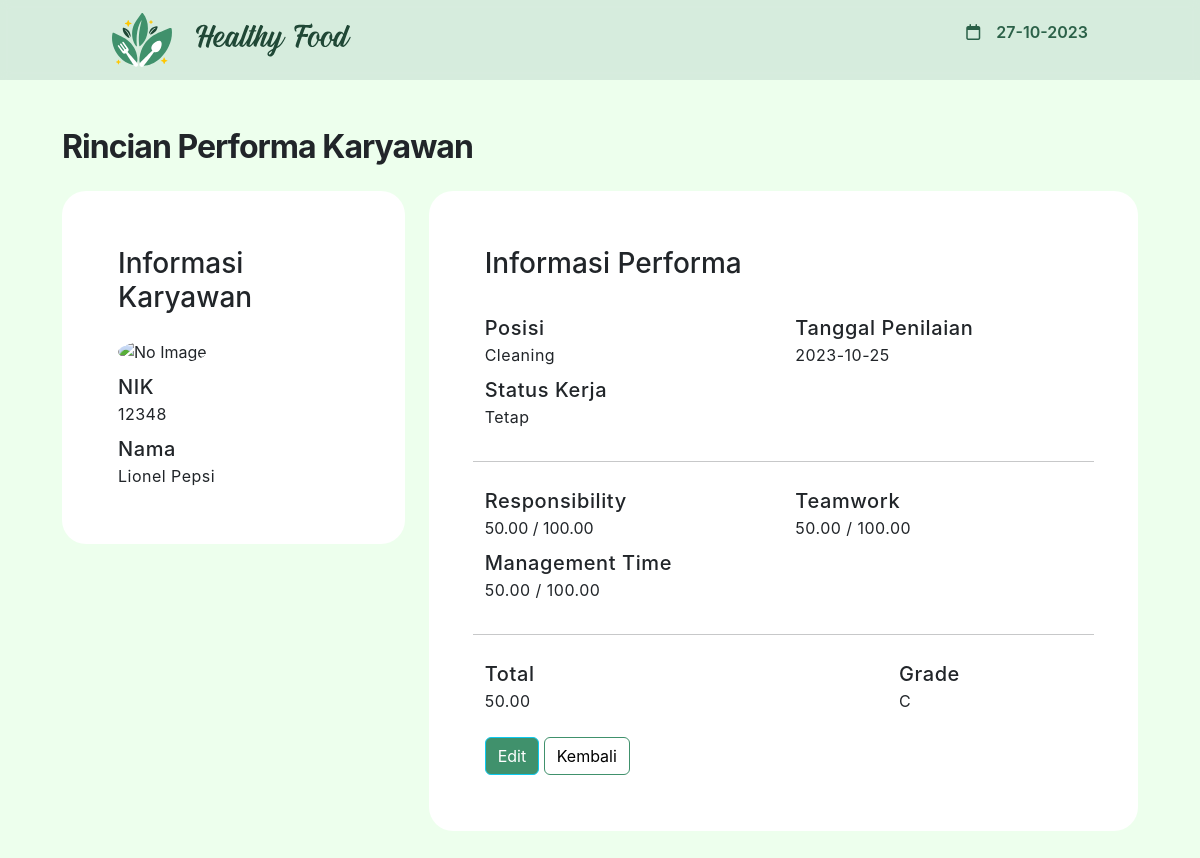
Page /view_performance.php?nik=12348 on the committed database.
### tables this page shows
CREATE TABLE `performance` (
  `nik` int(8) NOT NULL,
  `foto` varchar(200) NOT NULL,
  `nama` varchar(200) NOT NULL,
  `status_kerja` enum('Tetap','Tidak Tetap') NOT NULL,
  `position` varchar(10) NOT NULL,
  `tgl_penilaian` date NOT NULL,
  `responsibility` decimal(10,2) NOT NULL,
  `teamwork` decimal(10,2) NOT NULL,
  `management_time` decimal(10,2) NOT NULL,
  `total` decimal(10,2) NOT NULL,
  `grade` varchar(3) NOT NULL
);

### view_performance.php (the view, shortened to what this page needs)
<!DOCTYPE html>
<html lang="en">
<?php
include "sqlConnect.php";
$nik = $_GET['nik'];
$sql = "SELECT * FROM performance where nik = '$nik' LIMIT 1";
$result = mysqli_query($conn, $sql);
if ($result->num_rows > 0) {
    while ($row = $result->fetch_assoc()) {
        $nik = $row['nik'];
        $nama = $row['nama'];
        $foto = $row['foto'];
        $tglPenilaian = $row['tgl_penilaian'];
        $posisi = $row['position'];
        $statusKerja = $row['status_kerja'];
        $responsibility = $row['responsibility'];
        $teamwork = $row['teamwork'];
        $management = $row['management_time'];
        $total = $row['total'];
        $grade = $row['grade'];
    }
}
?>
<head>
    <link href="https://cdn.jsdelivr.net/npm/bootstrap@5.3.2/dist/css/bootstrap.min.css" rel="stylesheet">
    <link rel="stylesheet" href="https://cdnjs.cloudflare.com/ajax/libs/font-awesome/6.0.0/css/all.min.css">
    <link rel="stylesheet" href="style.css">
</head>
<body>
  <nav class="navbar navbar-expand-lg bg-body-tertiary sticky-top">
    <div class="container-fluid">
      <a class="navbar-brand" href="#"><img src="images/logo.svg"><img src="images/logoText.svg"></a>
      <div class="collapse navbar-collapse" id="navbarNavAltMarkup">
        <div class="navbar-nav">
          <div>
            <i class="fa-regular fa-calendar"></i>
            <p id="tgl">tanggal</p>
          </div>
        </div>
      </div>
    </div>
  </nav>
    <div class="container">
        <div class="content-body">
            <div class="content-fluid">
                <h1 class="PageTitle mt-3">Rincian Performa Karyawan</h1>
                <div class="row">
                    <div class="col-12 col-md-4 mb-3">
                        <div class="card">
                            <div class="card-body">
                                <h3 class="mb-4">Informasi Karyawan</h3>
                                <div class="col-12 form-input mt-2">
                                    <img src="databaseFoto/<?php echo ($foto) ?>" alt="No Image" id="previewFoto" class="img-fluid rounded-circle" style="width: 100px; height: 100px;">
                                </div>
                                <div class="row">
                                    <div class="col-6 col-md-12 form-input mt-2">
                                        <label class="view-title">
                                            NIK
                                        </label>
                                        <br />
                                        <label class="view-value"><?php echo ($nik) ?></label>
                                    </div>
                                    <div class="col-6 col-md-12 form-input mt-2">
                                        <label class="view-title">
                                            Nama
                                        </label>
                                        <br />
                                        <label class="view-value"><?php echo ($nama) ?></label>
                                    </div>
                                </div>
                            </div>
                        </div>
                    </div>
                    <div class="col-12 col-md-8">
                        <div class="card">
                            <div class="card-body">
                                <h3>Informasi Performa</h3>
                                <div class="row mt-4">
                                    <div class="col-6 form-input mt-2">
                                        <label class="view-title">
                                            Posisi
                                        </label>
                                        <br />
                                        <label class="view-value"><?php echo ($posisi) ?></label>
                                    </div>
                                    <div class="col-12 col-sm-6 form-input mt-2">
                                        <label class="view-title">
                                            Tanggal Penilaian
                                        </label>
                                        <br />
                                        <label class="view-value"><?php echo ($tglPenilaian) ?></label>
                                    </div>
                                    <div class="col-12 form-input mt-2">
                                        <label class="view-title">
                                            Status Kerja
                                        </label>
                                        <br />
                                        <label class="view-value"><?php echo ($statusKerja) ?></label>
                                    </div>
                                    <hr style="margin-top: 32px;">
                                    <div class="col-12 col-xxl-4 col-sm-6 form-input mt-2">
                                        <label class="view-title">
                                            Responsibility
                                        </label>
                                        <br />
                                        <label><?php echo ($responsibility) ?> / 100.00</label>
                                    </div>
                                    <div class="col-12 col-xxl-4 col-sm-6 form-input mt-2">
                                        <label class="view-title">
                                            Teamwork
                                        </label>
                                        <br />
                                        <label class="view-value"><?php echo ($teamwork) ?> / 100.00</label>
                                    </div>
                                    <div class="col-12 col-xxl-4 col-sm-6 form-input mt-2">
                                        <label class="view-title">
                                            Management Time
                                        </label>
                                        <br />
                                        <label class="view-value"><?php echo ($management) ?> / 100.00</label>
                                    </div>
                                    <hr style="margin-top: 32px;">
                                    <div class="col-8 form-input mt-2">
                                        <label class="view-title">
                                            Total
                                        </label>
                                        <br />
                                        <label class="view-value"><?php echo ($total) ?></label>
                                    </div>
                                    <div class="col-4 form-input mt-2">
                                        <label class="view-title">
                                            Grade
                                        </label>
                                        <br />
                                        <label class="view-value"><?php echo ($grade) ?></label>
                                    </div>
                                </div>
                                <div class="mt-4">
                                    <a href="edit_performance.php?nik=<?php echo ($nik) ?>" target="_self">
                                        <div class="btn btn-info" style="background-color:#40916C;max-width:250px;color:white">Edit</div>
                                    </a>
                                    <a href="performance.php" target="_self">
                                        <div class="btn btn-primary" style="background-color:white;max-width:250px;border:2;border-color:#40916C;color:black;">
                                            Kembali
                                        </div>
                                    </a>
                                </div>
                            </div>
                        </div>
                    </div>
                </div>
            </div>
        </div>
    </div>
</body>
</html>

### style.css (style rules this page uses)
body { background-color: #EDFFED; height: 2000px; font-family: 'Inter', sans-serif; }
h1 { font-weight: 600; }
a { color: #2B6148; text-decoration: none; }
.card { border-radius: 24px; border: none; padding: 40px; }

### view_performance.php (style rules this page uses)
.container { padding: 2rem; }
.PageTitle { font-family: "Inter"; font-style: normal; font-weight: 700; font-size: 32px; line-height: 120%; letter-spacing: -0.03em; margin-bottom: 25px; }
.view-title { font-family: "Inter"; font-weight: 500; font-size: 20px; letter-spacing: +0.03em; }
.view-value { font-size: 16px; line-height: 120%; letter-spacing: +0.03em; }

### rows in the picture
performance: nik "12348", nama "Lionel Pepsi", position "Cleaning", tgl_penilaian "2023-10-25", status_kerja "Tetap", responsibility "50.00", teamwork "50.00", management_time "50.00", total "50.00", grade "C"
